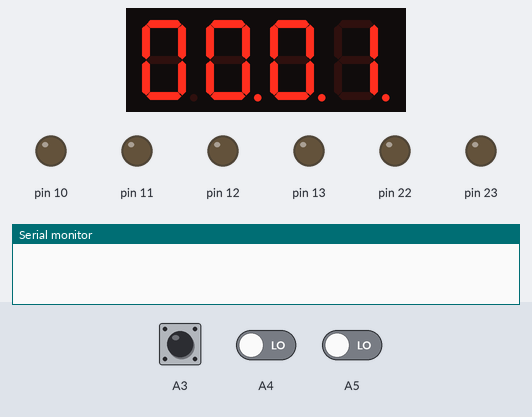
Bench run of a sketch on a simulated Arduino Uno, built with avr-gcc and run on an emulated ATmega328P. On the bench: 4-digit seven-segment display, output pins drawn as LEDs (lit = HIGH), the last lines printed to the serial monitor. Wiring (inferred from the names in the program): 4-digit 7-segment display, segments lit when LOW: segments pin 2, pin 3, pin 4, pin 5, pin 6, pin 7, pin 8, pin 9; digit selects pin 9, A2, A1, A0. Inputs (shaded band) come from the test bench; at power-on: A3 LOW, A4 LOW, A5 LOW. The segment pins are drawn as the display they are named for; pins used as bus, display or sensor lines are not drawn.

Above: at 1.2 s.
1.3 s: A3 driven HIGH
3.3 s: A4 driven HIGH
At 4.7 s:
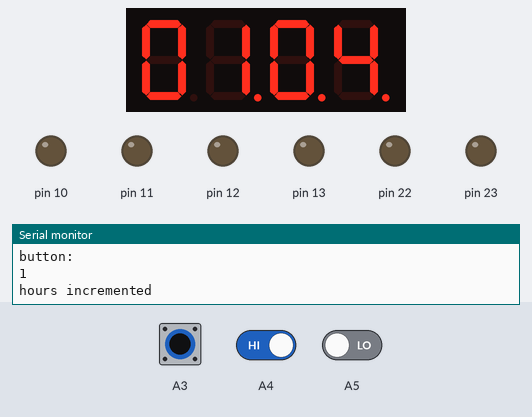
4.8 s: A5 driven HIGH
At 7.7 s:
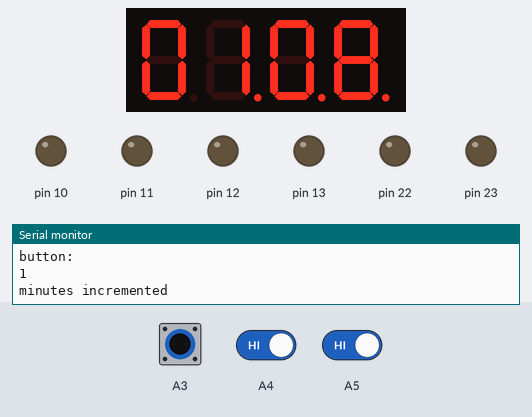
7.8 s: A3 pulsed LOW 2 times (0.12 s each, 0.3 s apart)
At 8.13 s:
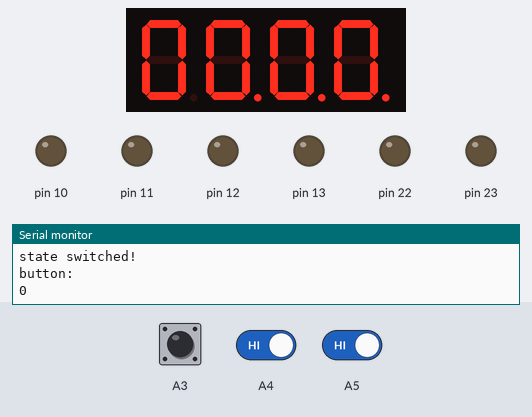
Timing chart, 0 to 10.8 s (numbered marks = the images above; inputs shaded):
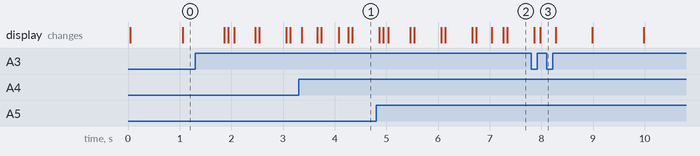

The sketch:

menubuttontest3.ino
```cpp
#include <Time.h>
#include <TimeAlarms.h>

#define STATE_SHOWTIME 0
#define STATE_SETTIME 1
#define STATE_SETALARM 2
#define BLINK_FREQ 500
#define BTN_HOLD 2000

const int BTN_MENU = A3;
const int BTN_HR = A4;
const int BTN_MIN = A5;
int lastButtonMenu = LOW;  // the previous reading from the input pin
int lastButtonHour = LOW;  // the previous reading from the input pin
int lastButtonMinute = LOW;  // the previous reading from the input pin
const int d1=9,d2=A2,d3=A1,d4=A0;

int state = 0;
int hours = 0;
int mins = 0;
int incHoursAmount = 0;
int incMinsAmount = 0;

int blink_delay = 0;


/*
 * SETUP method
 */
void setup()
{
 Serial.begin(9600);
 DDRD=0xff; // all pins 0-7 OUTPUTs
 DDRB=0xff; // all pins 8-13 OUTPUTs even though we only use pins 8-12
 PORTD=0x00; // make pins 0-7 LOWs
 PORTB=0x00; // make pins 8-13 LOWs
 setTime(0,0,0,0,0,0);
 pinMode(d2, OUTPUT);
 pinMode(d3, OUTPUT);
 pinMode(d4, OUTPUT);
}

void toggleState() {
  state = (state + 1) % 3;
  if(state == 0) { // state switched to 0, set the alarm
    setAlarm();
  } else if(state == 1) {
    blink_delay = millis();
  } else if(state == 2) {
    setTime(0, minute() + incHoursAmount, second() + incMinsAmount, day(), month(), year());
    incHoursAmount = 0;
    incMinsAmount = 0;
  }
  Serial.println("state switched!");
}

void incHours() {
  hours = (hours + 1) % 24;
  Serial.println("hours incremented");
}

void incMinutes() {
  mins = (mins + 1) % 60;
  Serial.println("minutes incremented");
}

void incTimeHours() {
  incHoursAmount = (incHoursAmount + 1) % 24;
  Serial.println("hours incremented");
}

void incTimeMinutes() {
  incMinsAmount = (incMinsAmount + 1) % 60;
  Serial.println("minutes incremented");
}

void setAlarm() {
  Alarm.alarmRepeat(0,hours,mins,alarmSound); //TODO: reset to hours and mins, instead of minutes and seconds
  Serial.print("Alarm set on: ");
  Serial.print(hours);
  Serial.print(":");
  Serial.print(mins);
  Serial.print("\n");
}

void onButtonRisingEdge(int pin, int *lastButtonState, void (*onRisingEdge)()) {
  int buttonState = digitalRead(pin);
  if (buttonState != *lastButtonState) {
    Serial.println("button: ");
    Serial.println(buttonState);
    if(buttonState == HIGH) {
      (*onRisingEdge)();
    }
  }

  *lastButtonState = buttonState;
}

/*
 * Executes the method onLongPressed() when the button is
 * hold longer than BTN_HOL ms
 */
void onLongPressed(int btnPin, void (*onLongPressed)()) {
    int buttonState = digitalRead(btnPin);
    int done = 0;
    time_t time0 = millis();
    time_t timeT = time0;
    while(buttonState && !done) {
      delay(100);
      timeT = millis();
      if(timeT - time0 >= BTN_HOLD) {
        done = 0;
        (*onLongPressed)();
      }
      buttonState = digitalRead(btnPin);
    }
}

/*
 * LOOP method
 */
void loop()
{
  int currentTime = millis();
  int delta_time = 0;
  Alarm.delay(0);
  // check for button state
  onButtonRisingEdge(BTN_MENU, &lastButtonMenu, &toggleState);
  switch(state) {
    case STATE_SHOWTIME:
      //show the time
      displayTime(minute(), second());
      break;
     case STATE_SETTIME:
      delta_time = currentTime - blink_delay;
      if (delta_time < BLINK_FREQ) {
        displayTime(minute() + incHoursAmount, second() + incMinsAmount);
      } else if (delta_time >= BLINK_FREQ && delta_time < BLINK_FREQ + 100){
         PORTD=B11111111;
         digitalWrite(8,HIGH);
      } else {
        blink_delay = currentTime;
      }
      onButtonRisingEdge(BTN_HR, &lastButtonHour, &incTimeHours);
      onButtonRisingEdge(BTN_MIN, &lastButtonMinute, &incTimeMinutes);
      break;
    case STATE_SETALARM:
      displayTime(hours, mins);
      onButtonRisingEdge(BTN_HR, &lastButtonHour, &incHours);
      onButtonRisingEdge(BTN_MIN, &lastButtonMinute, &incMinutes);
      break;
    default:
      displayTime(99,99); //error!
      break;
  }
}

void alarmSound() {
  Serial.println("Alarm triggered!");
  tone(13, 440, 500);
  Alarm.delay(100);
  noTone(13);
  tone(13, 523, 500);
  Alarm.delay(100);
  noTone(13);
  tone(13, 659, 500);
  Alarm.delay(100);
  noTone(13);
}

void displayTime(int hours, int minutes) {
  displayDigitOnSquare(hours / 10,1);
  displayDigitOnSquare(hours % 10, 2);
  displayDigitOnSquare(minutes / 10,3);
  displayDigitOnSquare(minutes % 10,4);
}

void displayDigitOnSquare(int num, int square) {
    turnOnSquare(square);
    displayDigit(num);
    Alarm.delay(0);
}
void displayDigit(int num)
{
   switch(num)
   {
     case 0:
      PORTD=B00000011; // pins 2-7 on
      digitalWrite(8,HIGH); // turn off pin 8
     break;
     case 1:
      PORTD=B11100111; // only pins 2 and 3 are on
      digitalWrite(8,HIGH); // turn off pin 8
     break;
     case 2:
      PORTD=B10010011; // only pins 2,3,5 and 6 on
      digitalWrite(8,LOW); // segment g on
     break;
     case 3:
      PORTD=B11000011; // only pins 2,3,4 and 5 on
      digitalWrite(8,LOW); // segment g on
     break;
     case 4:
      PORTD=B01100111; // only pins 3,4 and 7 on
      digitalWrite(8,LOW); // segment g on
     break;
     case 5:
      PORTD=B01001011; //B10110100; // only pins 2,4,5 and 7 on
      digitalWrite(8,LOW); // segment g on
     break;
     case 6:
      PORTD=B00001011; //B11110100; // only pins 2,4,5,6 and 7 on
      digitalWrite(8,LOW); // segment g on
     break;
     case 7:
      PORTD=B11100011; // only pins 2,3 and 4 on
      digitalWrite(8,HIGH); // segment g off
     break;
     case 8:
      PORTD=B00000011; // pins 2-7 on
      digitalWrite(8,LOW); // turn on pin 8
     break;
     case 9:
      PORTD=B01000011; // only pins 2,3, 4 and 5 on
      digitalWrite(8,LOW); // segment g on
     break;
   }
}

void turnOnSquare(int num)
{
 switch(num)
 {
   case 1:
    digitalWrite(d2,LOW);
    digitalWrite(d3,LOW);
    digitalWrite(d4,LOW);
    digitalWrite(d1,HIGH);
   break;
   case 2:
    digitalWrite(d1,LOW);
    digitalWrite(d3,LOW);
    digitalWrite(d4,LOW);
    digitalWrite(d2,HIGH);
   break;
   case 3:
    digitalWrite(d1,LOW);
    digitalWrite(d2,LOW);
    digitalWrite(d4,LOW);
    digitalWrite(d3,HIGH);
   break;
   case 4:
    digitalWrite(d1,LOW);
    digitalWrite(d2,LOW);
    digitalWrite(d3,LOW);
    digitalWrite(d4,HIGH);
   break;
   default:
   // this should never occur, but do what you want here
   break;
 }
}

//  void setTimeState() {
//   state = STATE_SETTIME;
// }
```
